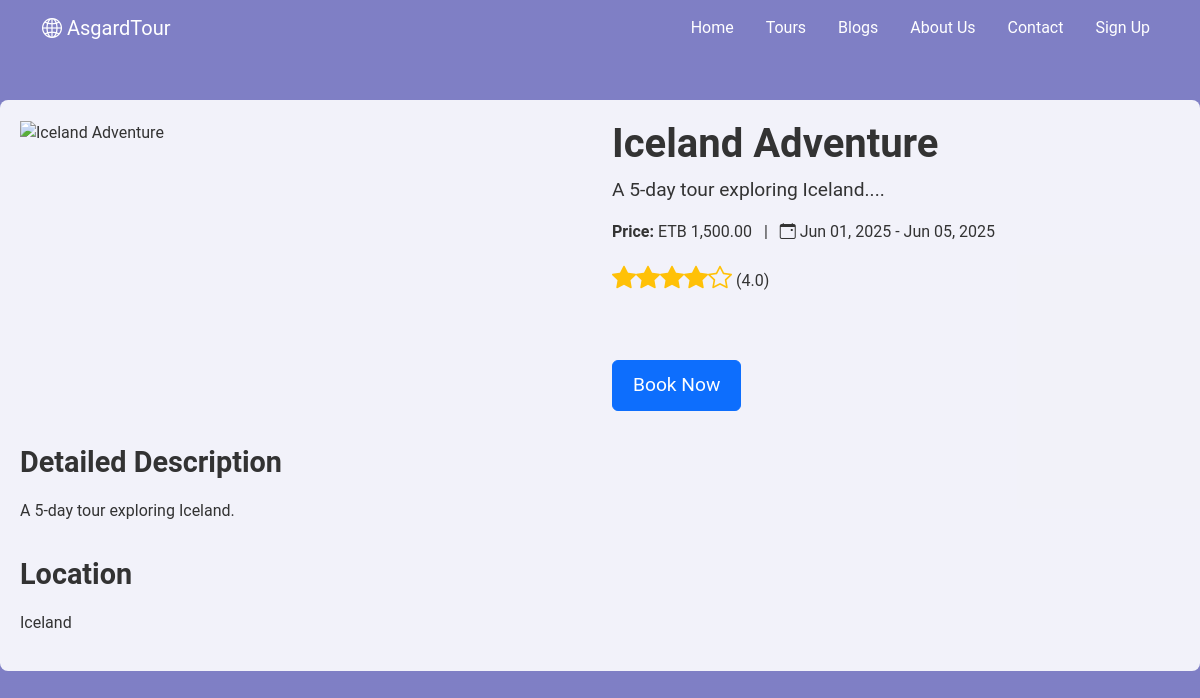
/tourinfo.php?tour_id=1, run on the app's committed database.
### tables this page shows
CREATE TABLE `tours` (
  `tour_id` int(11) NOT NULL,
  `title` varchar(255) NOT NULL,
  `description` text NOT NULL,
  `price` decimal(10,2) NOT NULL,
  `start_date` date NOT NULL,
  `end_date` date NOT NULL,
  `location` varchar(255) NOT NULL,
  `main_image` varchar(255) DEFAULT NULL,
  `video_url` varchar(255) DEFAULT NULL,
  `created_at` timestamp NOT NULL DEFAULT current_timestamp(),
  `status` enum('active','inactive') DEFAULT 'active',
  `featured` tinyint(1) DEFAULT 0,
  `recommended` tinyint(1) DEFAULT 0
);

### tourinfo.php (the view, shortened to what this page needs)
<?php
include 'DB_Bifrost.php';
$tour_id = intval($_GET['tour_id']);
$stmt = $pdo->prepare("SELECT * FROM tours WHERE tour_id = :tour_id");
$stmt->execute([':tour_id' => $tour_id]);
$tour = $stmt->fetch(PDO::FETCH_ASSOC);
$stmt = $pdo->prepare("SELECT COALESCE(AVG(rating),0) AS average_rating FROM tour_ratings WHERE tour_id = :tour_id");
$stmt->execute([':tour_id' => $tour_id]);
$ratingData = $stmt->fetch(PDO::FETCH_ASSOC);
$average_rating = $ratingData['average_rating'];
?>
<!DOCTYPE html>
<html lang="en">
<head>
  <link rel="stylesheet" href="https://cdn.jsdelivr.net/npm/bootstrap@5.3.0-alpha1/dist/css/bootstrap.min.css">
  <link rel="stylesheet" href="https://cdn.jsdelivr.net/npm/bootstrap-icons@1.10.5/font/bootstrap-icons.css">
</head>
<body>
  <header>
    <nav class="navbar navbar-expand-lg navbar-dark navbar-custom">
      <div class="container">
        <a class="navbar-brand" href="index.php"><i class="bi bi-globe2"></i> AsgardTour</a>
        <div class="collapse navbar-collapse" id="navbarNav">
          <ul class="navbar-nav ms-auto gap-3">
            <li class="nav-item"><a class="nav-link" href="index.php">Home</a></li>
            <li class="nav-item"><a class="nav-link active" href="tours.php">Tours</a></li>
            <li class="nav-item"><a class="nav-link" href="blogs.php">Blogs</a></li>
            <li class="nav-item"><a class="nav-link" href="about.php">About Us</a></li>
            <li class="nav-item"><a class="nav-link" href="contact.php">Contact</a></li>
            <?php if (!isset($_SESSION['user_id'])): ?>
              <li class="nav-item"><a class="nav-link" href="signup.php">Sign Up</a></li>
            <?php endif; ?>
          </ul>
        </div>
      </div>
    </nav>
  </header>
  <div class="main-content">
    <div class="row">
      <div class="col-md-6">
        <img src="<?php echo htmlspecialchars($tour['main_image']); ?>" class="img-fluid" alt="<?php echo htmlspecialchars($tour['title']); ?>">
      </div>
      <div class="col-md-6">
        <h1 class="tour-title"><?php echo htmlspecialchars($tour['title']); ?></h1>
        <p class="tour-summary"><?php echo htmlspecialchars(substr($tour['description'], 0, 150)) . '...'; ?></p>
        <p>
          <strong>Price:</strong> ETB <?php echo number_format($tour['price'], 2); ?> &nbsp; | &nbsp;
          <i class="bi bi-calendar-event"></i> <?php echo date("M d, Y", strtotime($tour['start_date'])); ?> - <?php echo date("M d, Y", strtotime($tour['end_date'])); ?>
        </p>
        <p class="rating-stars">
          <?php
            for ($i = 1; $i <= 5; $i++) {
              echo ($i <= round($average_rating)) ? '<i class="bi bi-star-fill"></i>' : '<i class="bi bi-star"></i>';
            }
            echo " (" . number_format($average_rating, 1) . ")";
          ?>
        </p>
        <br><br>
        <button class="btn btn-primary book-now-btn" data-bs-toggle="modal" data-bs-target="#bookingModal">Book Now</button>
      </div>
    </div>
    <div class="section-title">Detailed Description</div>
    <p><?php echo nl2br(htmlspecialchars($tour['description'])); ?></p>
    <div class="section-title">Location</div>
    <p><?php echo htmlspecialchars($tour['location']); ?></p>
  </div>
</body>
</html>

### tourinfo.php (style rules this page uses)
body { font-family: 'Roboto', sans-serif; margin: 0; padding: 0; background: linear-gradient(rgba(0,0,139,0.5), rgba(0,0,139,0.5)), url('image.jpg') fixed center/cover; color: #333; }
header { position: fixed; top: 0; left: 0; right: 0; z-index: 1050; background-color: transparent; }
.navbar-custom { position: relative; z-index: 1; }
.navbar-custom .nav-link { color: #fff !important; }
.main-content { margin-top: 100px; padding: 20px; background-color: rgba(255,255,255,0.9); border-radius: 8px; max-width: 1200px; margin-left: auto; margin-right: auto; }
.tour-title { font-size: 2.5rem; font-weight: bold; }
.tour-summary { font-size: 1.2rem; margin-bottom: 15px; }
.rating-stars i { color: #ffc107; font-size: 1.5rem; }
.section-title { margin-top: 30px; margin-bottom: 15px; font-size: 1.8rem; font-weight: bold; }
.book-now-btn { font-size: 1.2rem; padding: 10px 20px; }

### data on the page
tours: title "Iceland Adventure", description "A 5-day tour exploring Iceland.", price "1,500.00", start_date "Jun 01, 2025", end_date "Jun 05, 2025", location "Iceland"

### other printed values
$average_rating "4.0"
